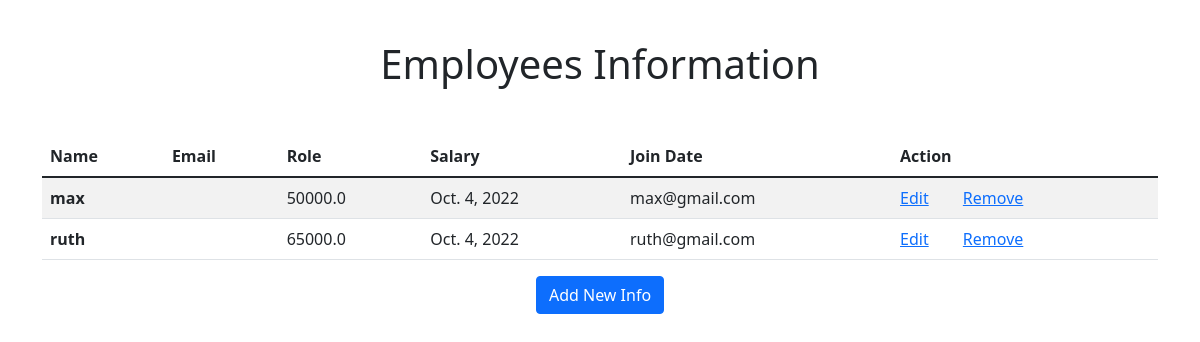
The app's page /, older data.
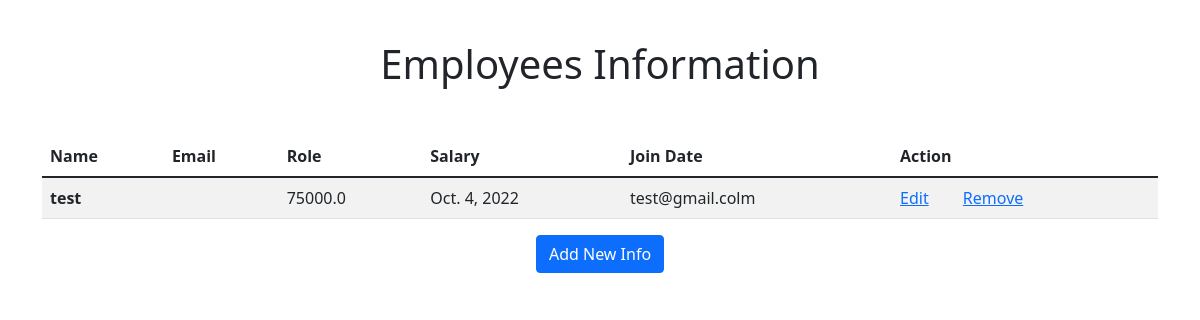
The same page, newer data.
### emp/models.py (models this page shows, shortened)
class Emp(models.Model):
    emp_name = models.CharField(max_length=100)
    dept = models.ForeignKey(Dept, on_delete=models.CASCADE, null=True)
    emp_salary = models.FloatField()
    date_join = models.DateField()
    emp_address = models.TextField()

### emp/views.py (the view)
# urls.py: path('', views.emp_list, name='emp_list'),
def emp_list(request):
    emp = Emp.objects.all()
    context = {
        'emp': emp,
    }
    return render(request, 'emp/list.html', context)

### emp/templates/emp/list.html (shortened to what this page needs)
{% extends 'base.html' %}
{% block content %}
    <h1 style="text-align: center; padding-top: 1em; padding-bottom: 1em;">Employees Information</h1>
    <table class="table table-striped">
        <thead>
            <tr>
                <th scope="col">Name</th>
                <th scope="col">Email</th>
                <th scope="col">Role</th>
                <th scope="col">Salary</th>
                <th scope="col">Join Date</th>
                <th scope="col">Action</th>
            </tr>
        </thead>
        <tbody>
            {% for employee in emp %}
                <tr>
                    <th scope="row">{{ employee.emp_name }}</th>
                    <td>{{ employee.emp_dept }}</td>
                    <td>{{ employee.emp_salary }}</td>
                    <td>{{ employee.date_join }}</td>
                    <td>{{ employee.emp_address }}</td>
                    <td>
                        <a style="margin-right: 30px;" href="{% url 'edit_emp' %}">Edit</a>
                        <a href="{% url 'delete_emp' %}">Remove</a>
                    </td>
                </tr>
            {% endfor %}
        </tbody>
    </table>
    <div class="text-center">
        <a href="{% url 'create_emp' %}"><button type="button" class="btn btn-primary">Add New Info</button></a>
    </div>
{% endblock content %}

### emp/templates/base.html (shortened to what this page needs)
<!DOCTYPE html>
<html lang="en">
<head>
    <link href="https://cdn.jsdelivr.net/npm/bootstrap@5.1.3/dist/css/bootstrap.min.css" rel="stylesheet">
</head>
<body>
    <div class="container">
        {% block content %}
        {% endblock content %}
    </div>
</body>
</html>

Row changes from the older to the newer data that the page shows:
removed Emp: emp_name "max", emp_salary "50000.0", date_join "Oct. 4, 2022", emp_address "max@gmail.com"
removed Emp: emp_name "ruth", emp_salary "65000.0", date_join "Oct. 4, 2022", emp_address "ruth@gmail.com"
added Emp: emp_name "test", emp_salary "75000.0", date_join "Oct. 4, 2022", emp_address "test@gmail.colm"
